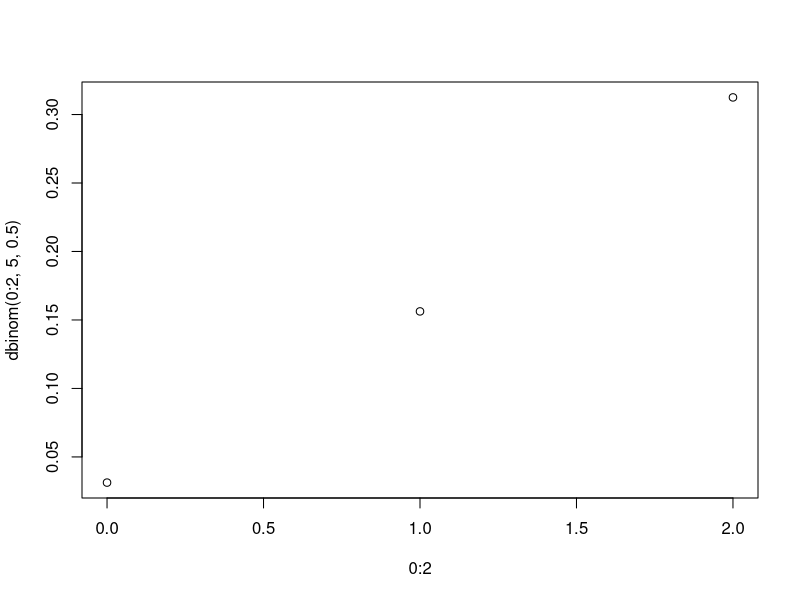
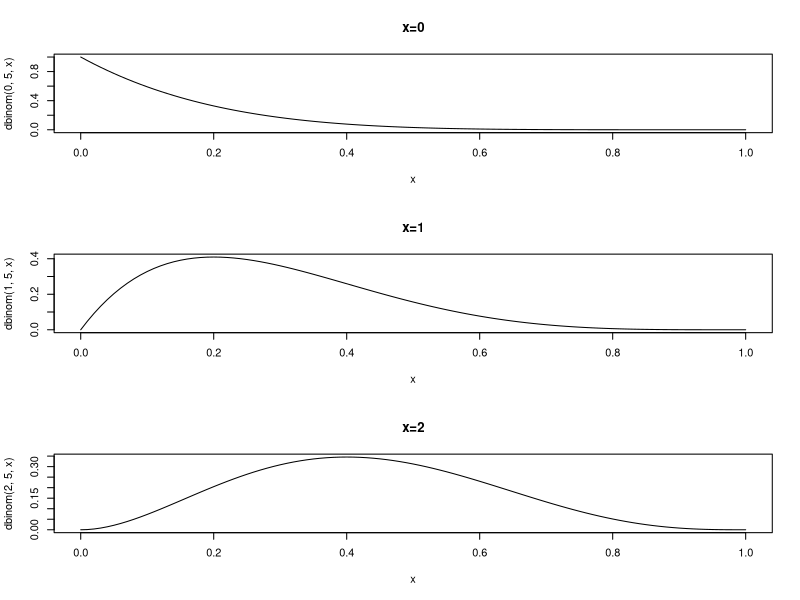
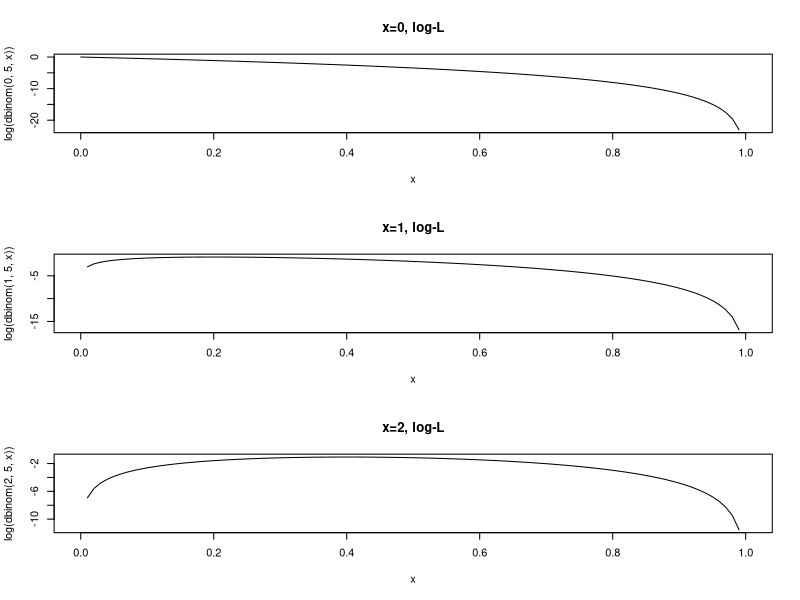
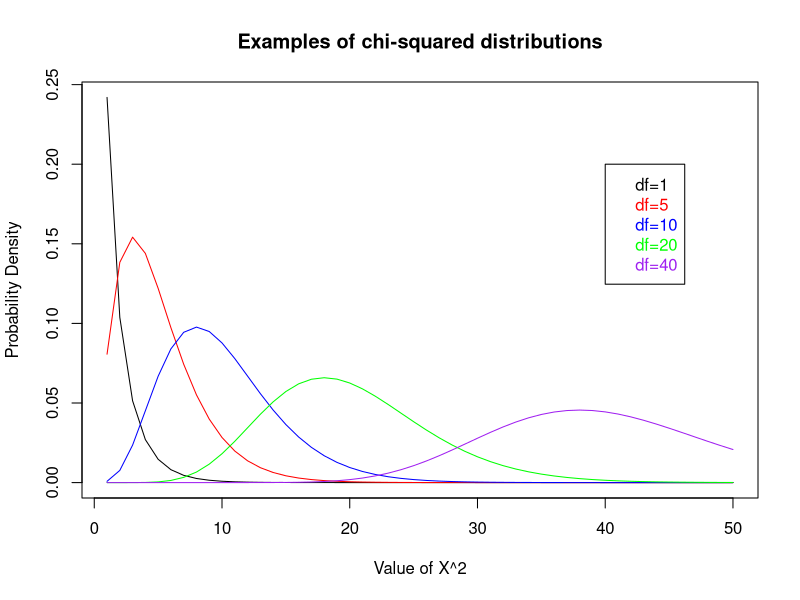

Recreate these plots in R, in order.
### ### ### ### ### ### ### ### ### ### ### ### 
## playing with functions, probabilities, etc #
## kjb 2017
### ### ### ### ### ### ### ### ### ### ### ### 


##### BINOMIAL LIKELIHOOD ####

  ?dbinom
  dbinom(x = 0, size = 5, prob = 0.5)
  dbinom(0, 5, 0.5)
  #x is X, NUMBER OF SUCCESSES (not a single obs)
  #dbinom output here is the likelihood of having 0 successes 
  #5 times with 0.5 probability of failure each time
  (0.5)^5 #see, told ya
  
  
  
  # plotting the function over 3 different numbers of successes in 5 trials (x = 0,1,2)
  
  plot(0:2, dbinom(0:2, 5, 0.5))
    # this has x on x axis (go fig) and probability on y
    # i.e. it is NOT the likelihood plot
  
  
  # here are 3 separate likelihood function plots
  # one for each of those values of x (0, 1, 2)
  par(mfrow = c(3,1))
  curve(dbinom(0, 5, x), xlim = c(0,1), main = "x=0")
  curve(dbinom(1, 5, x), xlim = c(0,1), main = "x=1")
  curve(dbinom(2, 5, x), xlim = c(0,1), main = "x=2")
  # the maximum likelihood estimate is where 
  # a likelihood function is maximized, obvs
  
  
  # and here are the log-likelihoods
  # which are basically the same exact thing as above
  # but algebraically easier to work with
  curve(log(dbinom(0, 5, x)), xlim = c(0,1), main = "x=0, log-L")
  curve(log(dbinom(1, 5, x)), xlim = c(0,1), main = "x=1, log-L")
  curve(log(dbinom(2, 5, x)), xlim = c(0,1), main = "x=2, log-L")
  
  #then of course you find maxima by setting deriv = 0
  # and solving for the parameter of interest
  # and log-likelihood is easier to differentiate
  


#### CHI SQUARE DISTRIBUTION ####
##   from onlinecourses.science.psu.edu 

  #### Function for plotting a chi-squared distribution with various DFs
  
  #### Create a vector of values from 1 to 50
  
  x=seq(1:50)
  
  #### plot the first density chi-square function with df=1, 
  #### using dchisq() function, 
  #### type="l" denotes a line with default color black
  
  par(mfrow = c(1,1))
  plot(dchisq(x,1), type="l", xlab="Value of X^2", ylab="Probability Density", main="Examples of chi-squared distributions")
  
  
  #### To the same plot, add more density lines for various DFs 
  
  lines(dchisq(x,5), col="red")
  lines(dchisq(x,10), col="blue")
  lines(dchisq(x,20), col="green")
  lines(dchisq(x,40), col="purple")
  
  #### adding a legend
  
  legend(40,0.2, c("df=1", "df=5", "df=10", "df=20", "df=40"), text.col=c("black", "red","blue", "green","purple"))
